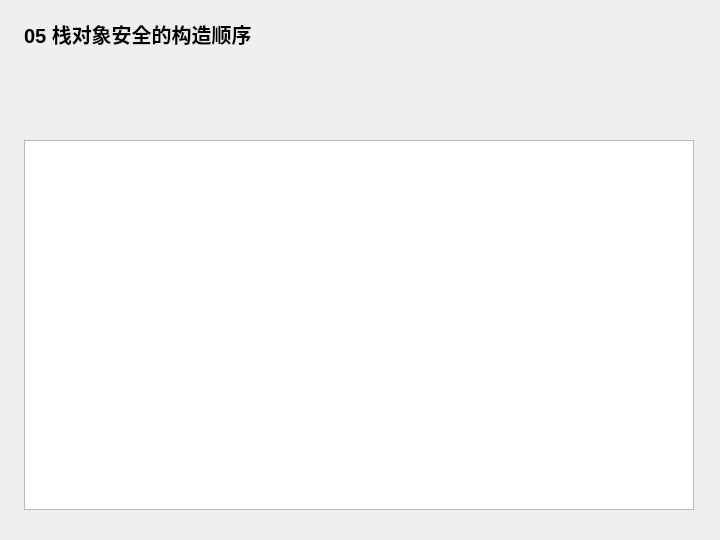
<?xml version="1.0" encoding="UTF-8"?>
<ui version="4.0">
 <class>Widget</class>
 <widget class="QWidget" name="Widget">
  <property name="geometry">
   <rect>
    <x>0</x>
    <y>0</y>
    <width>720</width>
    <height>540</height>
   </rect>
  </property>
  <property name="windowTitle">
   <string>05 栈对象安全的构造顺序</string>
  </property>
  <widget class="QLabel" name="headingLabel">
   <property name="geometry">
    <rect>
     <x>24</x>
     <y>18</y>
     <width>670</width>
     <height>32</height>
    </rect>
   </property>
   <property name="text">
    <string>05 栈对象安全的构造顺序</string>
   </property>
   <property name="font">
    <font>
     <pointsize>15</pointsize>
     <bold>true</bold>
    </font>
   </property>
  </widget>
  <widget class="QPlainTextEdit" name="outputEdit">
   <property name="geometry">
    <rect>
     <x>24</x>
     <y>140</y>
     <width>670</width>
     <height>370</height>
    </rect>
   </property>
   <property name="readOnly">
    <bool>true</bool>
   </property>
  </widget>
 </widget>
 <resources />
 <connections />
</ui>
